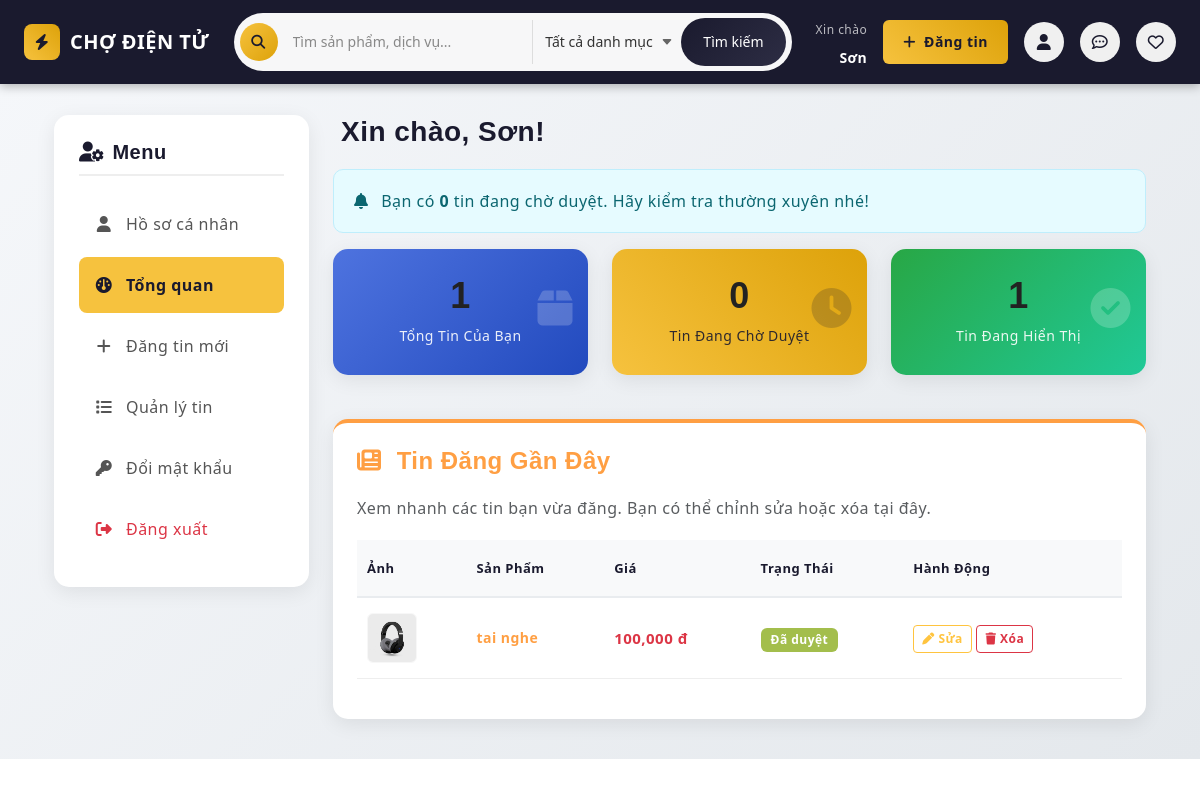
Screenshot of /user/user_dashboard.php (signed in) with the database file from the repository.
### tables this page shows
CREATE TABLE `users` (
  `id` int(11) NOT NULL,
  `name` varchar(150) NOT NULL,
  `email` varchar(150) DEFAULT NULL,
  `phone` varchar(30) DEFAULT NULL,
  `password` varchar(255) NOT NULL,
  `bio` text DEFAULT NULL,
  `location_id` int(11) DEFAULT NULL,
  `is_verified` tinyint(1) DEFAULT 0,
  `created_at` timestamp NULL DEFAULT current_timestamp()
);

CREATE TABLE `products` (
  `id` int(11) NOT NULL,
  `seller_id` int(11) NOT NULL,
  `category_id` int(11) DEFAULT NULL,
  `title` varchar(255) NOT NULL,
  `description` text DEFAULT NULL,
  `price` decimal(12,2) NOT NULL DEFAULT 0.00,
  `currency` varchar(10) DEFAULT 'VND',
  `status` enum('pending','approved','rejected','hidden') DEFAULT 'pending',
  `views` int(11) DEFAULT 0,
  `location_id` int(11) DEFAULT NULL,
  `created_at` timestamp NULL DEFAULT current_timestamp(),
  `updated_at` timestamp NULL DEFAULT current_timestamp() ON UPDATE current_timestamp()
);

### user/user_dashboard.php (the view, shortened to what this page needs)
<?php
include '../config/connect.php';
$my_id = $_SESSION['user_id'];
$user_name = "Người dùng";
$u_query = $conn->query("SELECT name FROM users WHERE id = $my_id");
if($u_query && $u_query->num_rows > 0) {
    $user_name = $u_query->fetch_assoc()['name'];
}
$total = $conn->query("SELECT COUNT(*) as c FROM products WHERE seller_id = $my_id")->fetch_assoc()['c'];
$pending = $conn->query("SELECT COUNT(*) as c FROM products WHERE seller_id = $my_id AND status='pending'")->fetch_assoc()['c'];
$approved = $conn->query("SELECT COUNT(*) as c FROM products WHERE seller_id = $my_id AND status='approved'")->fetch_assoc()['c'];
?>
<?php include_once dirname(__DIR__) . '/includes/header.php'; ?>
<div class="profile-page">
    <div class="container">
        <div class="row">
            <div class="col-lg-3 mb-4">
                <div class="profile-sidebar">
                    <h5 class="sidebar-title"><i class="fa-solid fa-user-gear me-2"></i>Menu</h5>
                    <ul class="sidebar-menu">
                        <li><a href="profile.php"><i class="fa-solid fa-user"></i> Hồ sơ cá nhân</a></li>
                        <li><a href="user_dashboard.php" class="active"><i class="fa-solid fa-gauge"></i> Tổng quan</a></li>
                        <li><a href="user_dangtin.php"><i class="fa-solid fa-plus"></i> Đăng tin mới</a></li>
                        <li><a href="user_quanlytin.php"><i class="fa-solid fa-list"></i> Quản lý tin</a></li>
                        <li><a href="doimk.php"><i class="fa-solid fa-key"></i> Đổi mật khẩu</a></li>
                        <li><a href="dangxuat.php" class="text-danger"><i class="fa-solid fa-right-from-bracket"></i> Đăng xuất</a></li>
                    </ul>
                </div>
            </div>
            <div class="col-lg-9">
                <h2 class="dashboard-greeting"><i class="fa-solid fa-hand-wave me-2" style="color: #f6c23e;"></i>Xin chào, <?php echo htmlspecialchars($user_name, ENT_QUOTES, 'UTF-8'); ?>!</h2>
    <div class="alert alert-info">
        <i class="fa-solid fa-bell me-2"></i> Bạn có <b><?php echo $pending; ?></b> tin đang chờ duyệt. Hãy kiểm tra thường xuyên nhé!
    </div>
    <div class="row mb-4">
        <div class="col-md-4">
            <div class="stat-card bg-blue">
                <h3><?php echo $total; ?></h3>
                <p>Tổng Tin Của Bạn</p>
                <i class="fa-solid fa-box icon"></i>
            </div>
        </div>
        <div class="col-md-4">
            <div class="stat-card bg-yellow">
                <h3><?php echo $pending; ?></h3>
                <p>Tin Đang Chờ Duyệt</p>
                <i class="fa-solid fa-clock icon"></i>
            </div>
        </div>
        <div class="col-md-4">
            <div class="stat-card bg-green">
                <h3><?php echo $approved; ?></h3>
                <p>Tin Đang Hiển Thị</p>
                <i class="fa-solid fa-check-circle icon"></i>
            </div>
        </div>
    </div>
    <div class="card card-custom p-4">
        <h4 class="mb-3"><i class="fa-solid fa-newspaper me-2"></i> Tin Đăng Gần Đây</h4>
        <p class="text-muted">Xem nhanh các tin bạn vừa đăng. Bạn có thể chỉnh sửa hoặc xóa tại đây.</p>
        <table class="table align-middle dashboard-table">
            <thead class="table-light">
                <tr>
                    <th>Ảnh</th>
                    <th>Sản Phẩm</th>
                    <th>Giá</th>
                    <th>Trạng Thái</th>
                    <th>Hành Động</th>
                </tr>
            </thead>
            <tbody>
                <?php
                $sql = "
                    SELECT p.*,
                        (SELECT filename
                            FROM product_images
                            WHERE product_id = p.id
                            ORDER BY sort_order ASC LIMIT 1) AS thumb
                    FROM products p
                    WHERE p.seller_id = $my_id
                    ORDER BY p.id DESC
                    LIMIT 5
                ";
                $result = $conn->query($sql);
                if ($result && $result->num_rows > 0) {
                    while($row = $result->fetch_assoc()) {
                        $stt = $row['status'] == 'pending' ? '<span class="badge bg-warning text-dark" style="font-size: 12px; font-weight: 700; padding: 6px 10px;">Chờ duyệt</span>' :
                               ($row['status'] == 'approved' ? '<span class="badge bg-success" style="font-size: 12px; font-weight: 700; padding: 6px 10px;">Đã duyệt</span>' : '<span class="badge bg-danger" style="font-size: 12px; font-weight: 700; padding: 6px 10px;">Từ chối</span>');
                        $img_url = !empty($row['thumb']) ? '../' . $row['thumb'] : 'https://via.placeholder.com/50';
                        $title = htmlspecialchars($row['title'], ENT_QUOTES, 'UTF-8');
                        $price = number_format($row['price']);
                        echo "<tr>";
                        echo "<td><img src='$img_url' width='50' height='50' class='rounded border' style='object-fit:cover;'></td>";
                        echo "<td style='color: #ff9f43; font-weight: 800; font-size: 14px;'>$title</td>";
                        echo "<td style='color: #dc3545; font-weight: 800; font-size: 15px;'>$price đ</td>";
                        echo "<td>$stt</td>";
                        echo "<td>
                                <a href='user_sua_tin.php?id={$row['id']}' class='btn btn-sm btn-outline-primary' style='font-weight: 700; font-size: 12px;'>
                                    <i class='fa-solid fa-pen'></i> Sửa
                                </a>
                                <a href='xuly_xoa_tin.php?id={$row['id']}'
                                class='btn btn-sm btn-outline-danger'
                                style='font-weight: 700; font-size: 12px;'
                                onclick='return confirm(\"Bạn có chắc chắn muốn xóa tin này không?\")'>
                                <i class='fa-solid fa-trash'></i> Xóa
                                </a>
                            </td>";
                        echo "</tr>";
                    }
                }
                else {
                    echo "<tr><td colspan='5' class='text-center text-muted'>Chưa có tin nào!</td></tr>";
                }
                ?>
            </tbody>
        </table>
    </div>
            </div>
        </div>
    </div>
</div>

### style.css (style rules this page uses)
:root { --header-height: 160px; --header-height-min: 80px; --accent-color: #ffc43f; --dark-color: #222222; --light-dark-color: #727272; --light-color: #fff; --grey-color: #dbdbdb; --light-grey-color: #fafafa; --primary-color: #6995b1; --light-primary-color: #eef1f3; --body-font: "Open Sans", sans-serif; --heading-font: "Nunito", sans-serif; }
body { --bs-link-color: #333; --bs-link-hover-color: #333; --bs-link-color-rgb: 40, 40, 40; --bs-link-hover-color-rgb: 0, 0, 0; --bs-light-rgb: 248, 248, 248; --bs-body-font-family: var(--body-font); --bs-body-font-size: 1rem; --bs-body-font-weight: 400; --bs-body-line-height: 2; --bs-body-color: #747474; --bs-primary: #ffc43f; --bs-primary-rgb: 255, 196, 63; --bs-success: #a3be4c; --bs-success-rgb: 163, 190, 76; --bs-primary-bg-subtle: #fff9eb; --bs-success-bg-subtle: #eef5e5; --bs-border-color: #f7f7f7; --bs-secondary-rgb: 230, 243, 251; --bs-danger-rgb: 249, 235, 231; --bs-warning-rgb: 255, 249, 235; --bs-info-rgb: 230, 243, 250; letter-spacing: 0.03em; }
h1, h2, h3, h4, h5, h6, .display-1, .display-2, .display-3, .display-4, .display-5, .display-6 { font-family: var(--heading-font); font-weight: 700; color: var(--dark-color); }
.container, .container-fluid, .container-lg, .container-md, .container-sm, .container-xl, .container-xxl { --bs-gutter-x: 3rem; }
.btn-outline-primary { --bs-btn-color: #ffc43f; --bs-btn-border-color: #ffc43f; --bs-btn-hover-bg: #ffc107; }

### css/user.css (style rules this page uses)
:root { --accent:#ff9f43; --accent-dark:#e08e0b; --muted:#6c757d; --card-bg:#ffffff; --page-bg:#f4f6f9; }
html,body { height:100%; background:#ffffff; font-family: 'Segoe UI', Roboto, -apple-system, 'Helvetica Neue', Arial; color:#222; }
.card-custom { background:var(--card-bg);border:none;border-radius:10px;box-shadow:0 6px 18px rgba(18,38,63,0.06);padding:20px;color:#222 }
.card.card-custom { border-top:4px solid var(--accent) }
.table img { border-radius:6px;border:1px solid rgba(0,0,0,0.06); }
h1,h2,h3,h4,h5 { color:#222;font-weight:700 }
.dashboard-greeting { color:#2f3e46;font-weight:800;font-size:28px;margin-bottom:6px }
a { color:var(--accent-dark) }
.stat-card { border-radius:10px;padding:18px;color:#fff;position:relative;overflow:hidden }
.stat-card h3 { font-size:34px;margin:0 0 6px 0 }
.stat-card p { opacity:0.95 }
.stat-card .icon { position:absolute;right:18px;top:50%;transform:translateY(-50%);font-size:64px;opacity:0.12 }
.bg-blue { background:#0da5b3 }
.bg-yellow { background:#ffc107;color:#222 }
.bg-green { background:#28a745 }
.alert-info { background:#e6fbff;border-color:#bfeefc;color:#0b6670 }
.card.card-custom h4 { color:var(--accent);font-weight:800 }
.badge { font-weight:700 }

### includes/header.php (style rules this page uses)
body { padding-top: 75px; }

### rows the page displays
users: name "Sơn"
products: title "tai nghe", price "100,000", status "Đã duyệt"

### other values shown
$display_username "Sơn"
$pending "0"
$total "1"
$approved "1"
